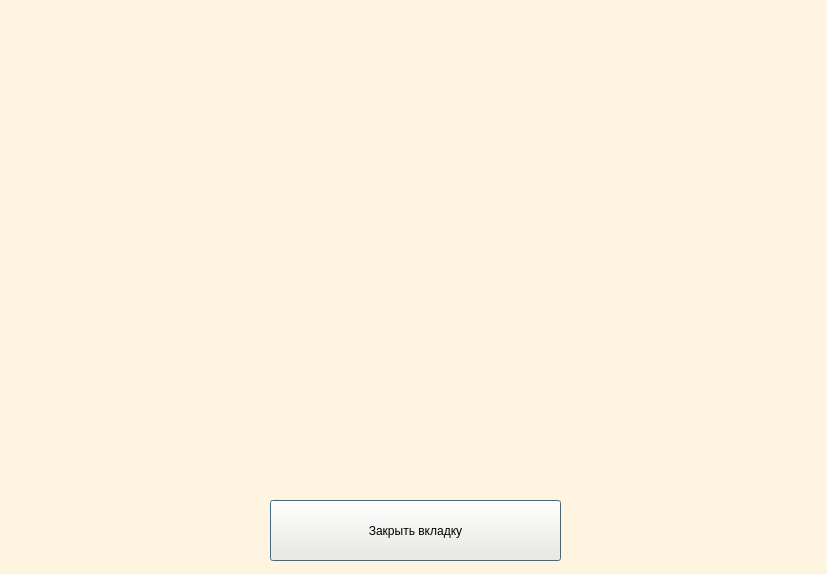
<?xml version="1.0" encoding="UTF-8"?>
<ui version="4.0">
 <class>Dialog</class>
 <widget class="QDialog" name="Dialog">
  <property name="geometry">
   <rect>
    <x>0</x>
    <y>0</y>
    <width>827</width>
    <height>574</height>
   </rect>
  </property>
  <property name="windowTitle">
   <string>Dialog</string>
  </property>
  <property name="styleSheet">
   <string notr="true">background-color: rgb(255, 244, 224)</string>
  </property>
  <widget class="QLabel" name="label">
   <property name="geometry">
    <rect>
     <x>20</x>
     <y>20</y>
     <width>781</width>
     <height>471</height>
    </rect>
   </property>
   <property name="text">
    <string/>
   </property>
  </widget>
  <widget class="QPushButton" name="btn">
   <property name="geometry">
    <rect>
     <x>270</x>
     <y>500</y>
     <width>291</width>
     <height>61</height>
    </rect>
   </property>
   <property name="text">
    <string>Закрыть вкладку</string>
   </property>
  </widget>
 </widget>
 <resources/>
 <connections/>
</ui>
